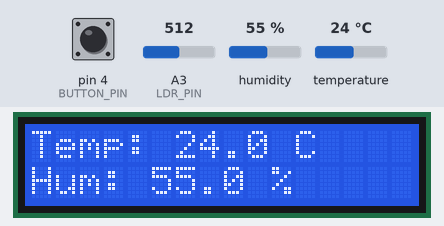
A sketch run on a simulated Arduino Uno, built with avr-gcc and run on an emulated ATmega328P. On the bench: 16×2 character LCD. The test bench sets the inputs (shaded band); at power-on: pin 4 (BUTTON_PIN) HIGH, A3 (LDR_PIN) = 512, humidity 55 %, temperature 24 °C.

Above: at 1.2 s.
1.3 s: pin 4 (BUTTON_PIN) pulled LOW for 1.25 s
At 3.3 s:
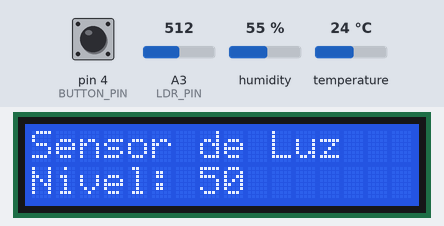
5.0 s: A3 (LDR_PIN) set to 716
At 6.3 s:
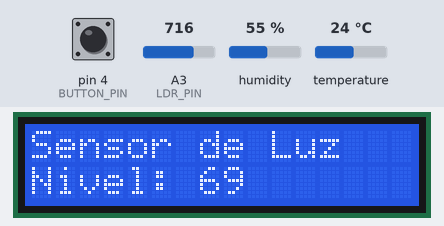
7.1 s: A3 (LDR_PIN) set to 900
At 8.2 s:
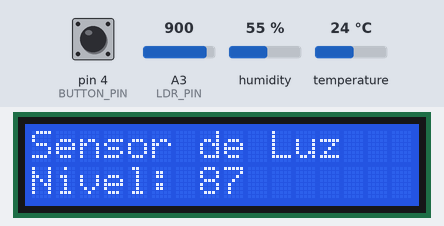
9.2 s: A3 (LDR_PIN) set to 1023
At 10.6 s:
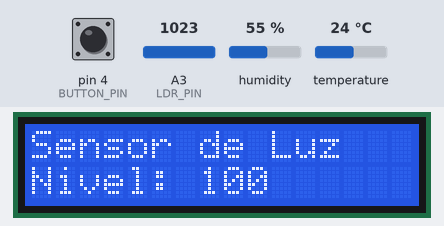
11.3 s: pin 4 (BUTTON_PIN) pulled LOW for 3.2 s
At 15.0 s:
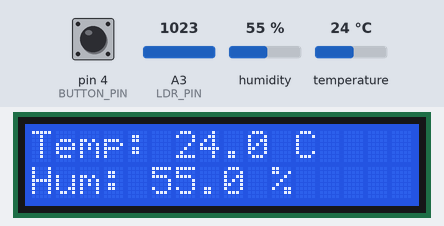
18.0 s: humidity set to 22 %
At 20.2 s:
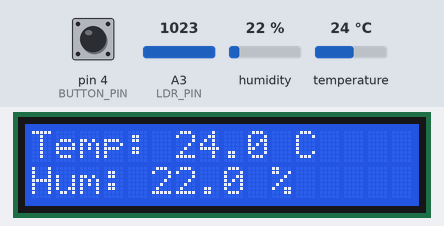
Timing chart, 0 to 21.7 s (numbered marks = the images above; inputs shaded):
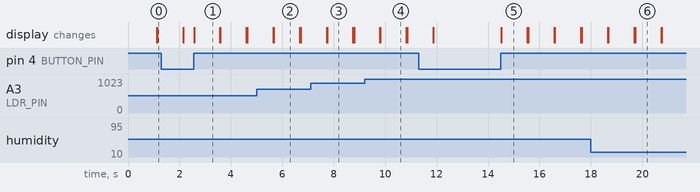

The sketch:

code.ino
```cpp
#include <LiquidCrystal.h>

#include <DHT.h>
#include <LiquidCrystal_I2C.h>

#define DHTPIN 7
#define DHTTYPE DHT11
#define LDR_PIN A3
#define BUTTON_PIN 4

DHT dht(DHTPIN, DHTTYPE);
LiquidCrystal_I2C lcd(0x27, 16, 2);
int pantalla = 0;

void setup() {
  //Bloque boton
  pinMode(BUTTON_PIN, INPUT_PULLUP);
  //Bloque lcd
  lcd.init();
  lcd.backlight();
  //Bloque sensor de humedad y temperatura
  dht.begin();
}

void loop() {
  //Leemos temperatura y humedad
  float t = dht.readTemperature();
  float h = dht.readHumidity();

  //Leemos nivel de luz y normalizamos
  int luz_analog = analogRead(LDR_PIN);
  int luz_normalizada = map(luz_analog, 0,1023,0,100);

  //Lógica botón: Si se pulsa el botón, cambiar pantalla
  if (digitalRead(BUTTON_PIN) == LOW) {
    pantalla = (pantalla + 1) % 2;  // Alterna entre 0→1...
    lcd.clear();
    delay(250); // Anti-rebote
    while(digitalRead(BUTTON_PIN) == LOW); // Espera a soltar el botón
  }

  if (pantalla == 0) {
    //Actualizamos la pantalla para temperatura y humedad
    lcd.setCursor(0, 0);
    lcd.print("Temp: ");
    lcd.print(t, 1);
    lcd.print(" C");

    lcd.setCursor(0, 1);
    lcd.print("Hum: ");
    lcd.print(h, 1);
    lcd.print(" %");
  } else {
    //Actualizamos la pantalla para el nivel de luz
    lcd.setCursor(0, 0);
    lcd.print("Sensor de Luz");
    lcd.setCursor(0, 1);
    lcd.print("Nivel: ");
    lcd.print(luz_normalizada);
  }

  delay(1000); // Actualiza cada segundo
  lcd.clear();
}
```

Measured:
- after the input at 5.0 s, the display: first differs from a run without the input after 0.67 s (image 2)
- after the input at 7.1 s, the display: first differs from a run without the input after 0.64 s (image 3)
- after the input at 9.2 s, the display: first differs from a run without the input after 0.62 s (image 4)
- after the input at 18.0 s, the display: first differs from a run without the input after 1.7 s (image 6)
- what the display in image 1 shows lasts 1.0 s, from 2.6 s to 3.6 s
